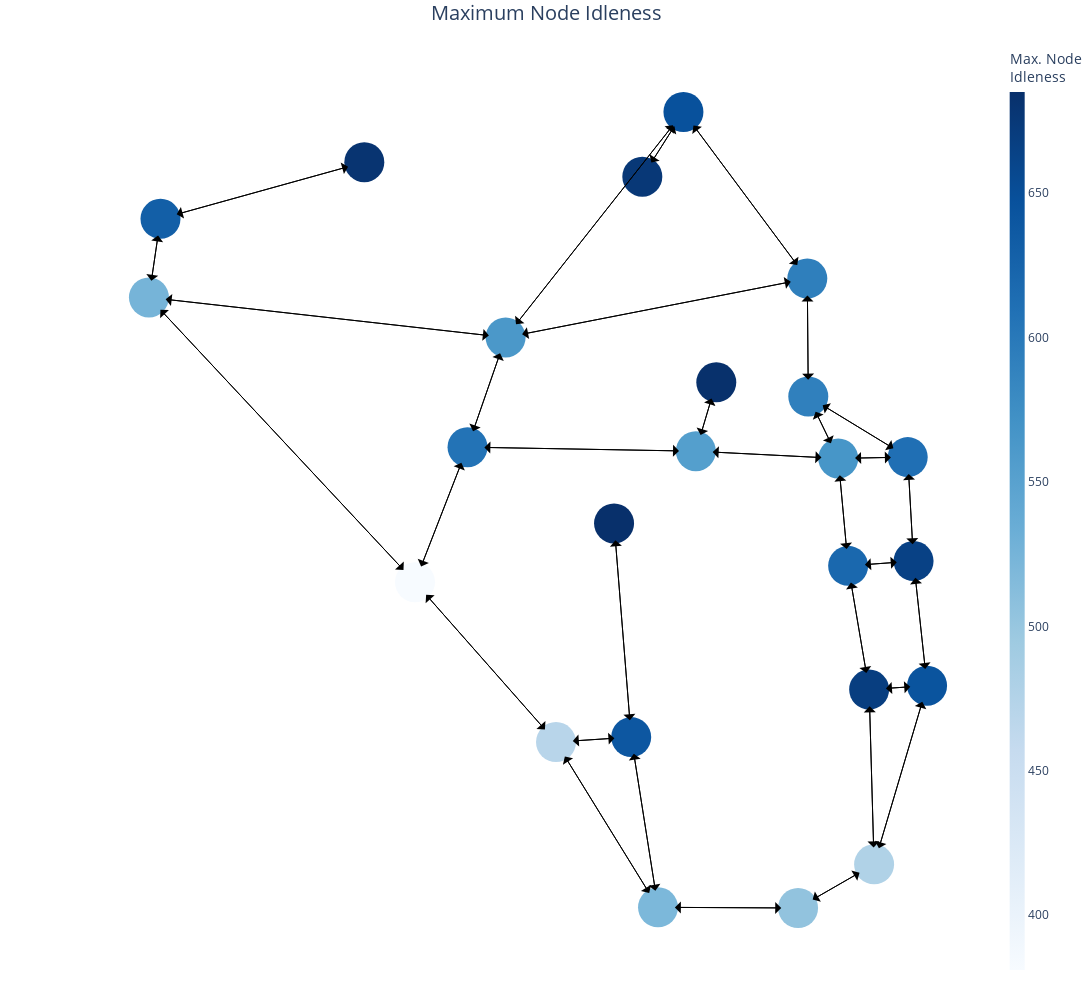

The notebook cell this image was saved under:
### Code cell
#color map of maximum idleness
max_trace = go.Scatter(
    x=node_x, y=node_y,
    mode='markers',
    hoverinfo='text',
    marker=dict(
        showscale=True,
        # colorscale options
        #'Greys' | 'YlGnBu' | 'Greens' | 'YlOrRd' | 'Bluered' | 'RdBu' |
        #'Reds' | 'Blues' | 'Picnic' | 'Rainbow' | 'Portland' | 'Jet' |
        #'Hot' | 'Blackbody' | 'Earth' | 'Electric' | 'Viridis' |
        colorscale='Blues',
        reversescale=False,
        color=max_idle,
        size=2 * d,
        # cmin = 0.,
        # cmax = 300.,
        # opacity = 0.5,
        # showscale = False,
        colorbar=dict(
            thickness=15,
            title='Max. Node<br>Idleness',
            xanchor='right',
            titleside='top'
        ),
        line_width=0))

fig = go.Figure(data=[max_trace],
            layout=go.Layout(
            # title='Graph \'{}\''.format(config['graph']),
            # titlefont_size=16,
            showlegend=False,
            hovermode='closest',
            margin=dict(b=20,l=5,r=0,t=40),
            xaxis=dict(showgrid=False, zeroline=False, showticklabels=False),
            yaxis=dict(showgrid=False, zeroline=False, showticklabels=False), 
            width=1200,
            height=1000)
            )

# fig.add_trace(go.Heatmap(x = node_x, y = node_y, z = node_z))
for i in range(0, len(edge_x), 3):
    # print (edge_x[i])
    x0 = edge_x[i + 1]  # arrows' head
    y0 = edge_y[i + 1]  # arrows' head
    x1 = edge_x[i]  # arrows' tail
    y1 = edge_y[i]  # arrows' tail
    # print (x0, y0, x1, y1)

    vert = True
    if x0 != x1:
        m = (y1 - y0)/(x1 - x0)
        c = y0 - m * x0
        vert = False
    
    if vert:
        yt = y0 + d * np.sign(y1 - y0)
        yh = y1 - d * np.sign(y1 - y0)
        xt = x0
        xh = x1
    else:
        if y1 == y0:
            xt = x0 + d * np.sign(x1 - x0)
            xh = x1 - d * np.sign(x1 - x0)
            yt = y0
            yh = y1
        else:
            xt = x0 + math.sqrt(d ** 2 / (m ** 2 + 1)) * np.sign(x1 - x0)
            xh = x1 - math.sqrt(d ** 2 / (m ** 2 + 1)) * np.sign(x1 - x0)
            yt = m * xt + c
            yh = m * xh + c
    

    fig.add_annotation(
        x=xh,  # arrows' head
        y=yh,  # arrows' head
        ax=xt,  # arrows' tail
        ay=yt,  # arrows' tail
        xref='x',
        yref='y',
        axref='x',
        ayref='y',
        text='',  # if you want only the arrow
        showarrow=True,
        arrowhead=1,
        arrowsize=2,
        arrowwidth=1,
        arrowcolor='black'
        )
fig.update_yaxes(
    scaleanchor = "x",
    scaleratio = 1,
)
fig.update_layout(title_text='Maximum Node Idleness', title_x=0.5, titlefont_size = 20, plot_bgcolor = 'rgba(0, 0, 0, 0)')

fig.show()

### Figure 1 — Plotly figure (JSON) as saved in the notebook; plotly's stock layout.template omitted (floating-point values rounded to 4 significant figures)
{"data": [{"hoverinfo": "text", "marker": {"color": [478, 525, 669, 620, 676, 647, 685, 470, 640, 554, 607, 684, 630, 520, 504, 644, 566, 592, 611, 593, 665, 381, 680, 563], "colorbar": {"thickness": 15, "title": {"side": "top", "text": "Max. Node<br>Idleness"}, "xanchor": "right"}, "colorscale": [[0, "rgb(247,251,255)"], [0.125, "rgb(222,235,247)"], [0.25, "rgb(198,219,239)"], [0.375, "rgb(158,202,225)"], [0.5, "rgb(107,174,214)"], [0.625, "rgb(66,146,198)"], [0.75, "rgb(33,113,181)"], [0.875, "rgb(8,81,156)"], [1, "rgb(8,48,107)"]], "line": {"width": 0}, "reversescale": false, "showscale": true, "size": 40}, "mode": "markers", "type": "scatter", "x": [911.8, 50.46, 905.9, 881.0, 636.5, 685.3, 602.9, 534.0, 623.3, 700.1, 428.9, 724.3, 64.18, 655.1, 821.5, 974.7, 869.2, 833.6, 951.7, 832.4, 958.6, 366.5, 306.3, 474.1], "y": [51.93, 725.2, 259.5, 406.4, 868.6, 945.5, 456.7, 197.1, 203.0, 542.6, 547.4, 624.4, 818.6, 0.81, 0, 264.0, 534.0, 607.5, 535.5, 747.6, 412.1, 387.0, 885.8, 677.7]}], "layout": {"annotations": [{"arrowcolor": "black", "arrowhead": 1, "arrowsize": 2, "arrowwidth": 1, "ax": 838.8, "axref": "x", "ay": 9.969, "ayref": "y", "showarrow": true, "text": "", "x": 894.5, "xref": "x", "y": 41.96, "yref": "y"}, {"arrowcolor": "black", "arrowhead": 1, "arrowsize": 2, "arrowwidth": 1, "ax": 969.0, "axref": "x", "ay": 244.9, "ayref": "y", "showarrow": true, "text": "", "x": 917.5, "xref": "x", "y": 71.1, "yref": "y"}, {"arrowcolor": "black", "arrowhead": 1, "arrowsize": 2, "arrowwidth": 1, "ax": 906.5, "axref": "x", "ay": 239.5, "ayref": "y", "showarrow": true, "text": "", "x": 911.2, "xref": "x", "y": 71.92, "yref": "y"}, {"arrowcolor": "black", "arrowhead": 1, "arrowsize": 2, "arrowwidth": 1, "ax": 454.2, "axref": "x", "ay": 679.9, "ayref": "y", "showarrow": true, "text": "", "x": 70.34, "xref": "x", "y": 723.0, "yref": "y"}, {"arrowcolor": "black", "arrowhead": 1, "arrowsize": 2, "arrowwidth": 1, "ax": 352.8, "axref": "x", "ay": 401.6, "ayref": "y", "showarrow": true, "text": "", "x": 64.11, "xref": "x", "y": 710.6, "yref": "y"}, {"arrowcolor": "black", "arrowhead": 1, "arrowsize": 2, "arrowwidth": 1, "ax": 61.27, "axref": "x", "ay": 798.8, "ayref": "y", "showarrow": true, "text": "", "x": 53.37, "xref": "x", "y": 745.0, "yref": "y"}, {"arrowcolor": "black", "arrowhead": 1, "arrowsize": 2, "arrowwidth": 1, "ax": 954.7, "axref": "x", "ay": 262.7, "ayref": "y", "showarrow": true, "text": "", "x": 925.8, "xref": "x", "y": 260.8, "yref": "y"}, {"arrowcolor": "black", "arrowhead": 1, "arrowsize": 2, "arrowwidth": 1, "ax": 884.3, "axref": "x", "ay": 386.7, "ayref": "y", "showarrow": true, "text": "", "x": 902.5, "xref": "x", "y": 279.2, "yref": "y"}, {"arrowcolor": "black", "arrowhead": 1, "arrowsize": 2, "arrowwidth": 1, "ax": 911.2, "axref": "x", "ay": 71.92, "ayref": "y", "showarrow": true, "text": "", "x": 906.5, "xref": "x", "y": 239.5, "yref": "y"}, {"arrowcolor": "black", "arrowhead": 1, "arrowsize": 2, "arrowwidth": 1, "ax": 902.5, "axref": "x", "ay": 279.2, "ayref": "y", "showarrow": true, "text": "", "x": 884.3, "xref": "x", "y": 386.7, "yref": "y"}, {"arrowcolor": "black", "arrowhead": 1, "arrowsize": 2, "arrowwidth": 1, "ax": 938.7, "axref": "x", "ay": 410.6, "ayref": "y", "showarrow": true, "text": "", "x": 900.9, "xref": "x", "y": 407.8, "yref": "y"}, {"arrowcolor": "black", "arrowhead": 1, "arrowsize": 2, "arrowwidth": 1, "ax": 871.0, "axref": "x", "ay": 514.1, "ayref": "y", "showarrow": true, "text": "", "x": 879.1, "xref": "x", "y": 426.3, "yref": "y"}, {"arrowcolor": "black", "arrowhead": 1, "arrowsize": 2, "arrowwidth": 1, "ax": 674.6, "axref": "x", "ay": 928.6, "ayref": "y", "showarrow": true, "text": "", "x": 647.2, "xref": "x", "y": 885.5, "yref": "y"}, {"arrowcolor": "black", "arrowhead": 1, "arrowsize": 2, "arrowwidth": 1, "ax": 486.5, "axref": "x", "ay": 693.4, "ayref": "y", "showarrow": true, "text": "", "x": 672.9, "xref": "x", "y": 929.7, "yref": "y"}, {"arrowcolor": "black", "arrowhead": 1, "arrowsize": 2, "arrowwidth": 1, "ax": 647.2, "axref": "x", "ay": 885.5, "ayref": "y", "showarrow": true, "text": "", "x": 674.6, "xref": "x", "y": 928.6, "yref": "y"}, {"arrowcolor": "black", "arrowhead": 1, "arrowsize": 2, "arrowwidth": 1, "ax": 820.5, "axref": "x", "ay": 763.6, "ayref": "y", "showarrow": true, "text": "", "x": 697.3, "xref": "x", "y": 929.4, "yref": "y"}, {"arrowcolor": "black", "arrowhead": 1, "arrowsize": 2, "arrowwidth": 1, "ax": 621.7, "axref": "x", "ay": 222.9, "ayref": "y", "showarrow": true, "text": "", "x": 604.5, "xref": "x", "y": 436.8, "yref": "y"}, {"arrowcolor": "black", "arrowhead": 1, "arrowsize": 2, "arrowwidth": 1, "ax": 644.6, "axref": "x", "ay": 17.83, "ayref": "y", "showarrow": true, "text": "", "x": 544.5, "xref": "x", "y": 180.1, "yref": "y"}, {"arrowcolor": "black", "arrowhead": 1, "arrowsize": 2, "arrowwidth": 1, "ax": 603.3, "axref": "x", "ay": 201.7, "ayref": "y", "showarrow": true, "text": "", "x": 553.9, "xref": "x", "y": 198.4, "yref": "y"}, {"arrowcolor": "black", "arrowhead": 1, "arrowsize": 2, "arrowwidth": 1, "ax": 379.7, "axref": "x", "ay": 372.0, "ayref": "y", "showarrow": true, "text": "", "x": 520.7, "xref": "x", "y": 212.1, "yref": "y"}, {"arrowcolor": "black", "arrowhead": 1, "arrowsize": 2, "arrowwidth": 1, "ax": 553.9, "axref": "x", "ay": 198.4, "ayref": "y", "showarrow": true, "text": "", "x": 603.3, "xref": "x", "y": 201.7, "yref": "y"}, {"arrowcolor": "black", "arrowhead": 1, "arrowsize": 2, "arrowwidth": 1, "ax": 652.0, "axref": "x", "ay": 20.57, "ayref": "y", "showarrow": true, "text": "", "x": 626.4, "xref": "x", "y": 183.2, "yref": "y"}, {"arrowcolor": "black", "arrowhead": 1, "arrowsize": 2, "arrowwidth": 1, "ax": 604.5, "axref": "x", "ay": 436.8, "ayref": "y", "showarrow": true, "text": "", "x": 621.7, "xref": "x", "y": 222.9, "yref": "y"}, {"arrowcolor": "black", "arrowhead": 1, "arrowsize": 2, "arrowwidth": 1, "ax": 718.7, "axref": "x", "ay": 605.3, "ayref": "y", "showarrow": true, "text": "", "x": 705.7, "xref": "x", "y": 561.7, "yref": "y"}, {"arrowcolor": "black", "arrowhead": 1, "arrowsize": 2, "arrowwidth": 1, "ax": 448.9, "axref": "x", "ay": 547.0, "ayref": "y", "showarrow": true, "text": "", "x": 680.1, "xref": "x", "y": 542.9, "yref": "y"}, {"arrowcolor": "black", "arrowhead": 1, "arrowsize": 2, "arrowwidth": 1, "ax": 849.2, "axref": "x", "ay": 535.0, "ayref": "y", "showarrow": true, "text": "", "x": 720.0, "xref": "x", "y": 541.6, "yref": "y"}, {"arrowcolor": "black", "arrowhead": 1, "arrowsize": 2, "arrowwidth": 1, "ax": 373.7, "axref": "x", "ay": 405.6, "ayref": "y", "showarrow": true, "text": "", "x": 421.6, "xref": "x", "y": 528.7, "yref": "y"}, {"arrowcolor": "black", "arrowhead": 1, "arrowsize": 2, "arrowwidth": 1, "ax": 467.5, "axref": "x", "ay": 658.8, "ayref": "y", "showarrow": true, "text": "", "x": 435.4, "xref": "x", "y": 566.3, "yref": "y"}, {"arrowcolor": "black", "arrowhead": 1, "arrowsize": 2, "arrowwidth": 1, "ax": 680.1, "axref": "x", "ay": 542.9, "ayref": "y", "showarrow": true, "text": "", "x": 448.9, "xref": "x", "y": 547.0, "yref": "y"}, {"arrowcolor": "black", "arrowhead": 1, "arrowsize": 2, "arrowwidth": 1, "ax": 705.7, "axref": "x", "ay": 561.7, "ayref": "y", "showarrow": true, "text": "", "x": 718.7, "xref": "x", "y": 605.3, "yref": "y"}, {"arrowcolor": "black", "arrowhead": 1, "arrowsize": 2, "arrowwidth": 1, "ax": 53.37, "axref": "x", "ay": 745.0, "ayref": "y", "showarrow": true, "text": "", "x": 61.27, "xref": "x", "y": 798.8, "yref": "y"}, {"arrowcolor": "black", "arrowhead": 1, "arrowsize": 2, "arrowwidth": 1, "ax": 287.0, "axref": "x", "ay": 880.4, "ayref": "y", "showarrow": true, "text": "", "x": 83.45, "xref": "x", "y": 823.9, "yref": "y"}, {"arrowcolor": "black", "arrowhead": 1, "arrowsize": 2, "arrowwidth": 1, "ax": 801.5, "axref": "x", "ay": 0.09739, "ayref": "y", "showarrow": true, "text": "", "x": 675.1, "xref": "x", "y": 0.7126, "yref": "y"}, {"arrowcolor": "black", "arrowhead": 1, "arrowsize": 2, "arrowwidth": 1, "ax": 544.5, "axref": "x", "ay": 180.1, "ayref": "y", "showarrow": true, "text": "", "x": 644.6, "xref": "x", "y": 17.83, "yref": "y"}, {"arrowcolor": "black", "arrowhead": 1, "arrowsize": 2, "arrowwidth": 1, "ax": 626.4, "axref": "x", "ay": 183.2, "ayref": "y", "showarrow": true, "text": "", "x": 652.0, "xref": "x", "y": 20.57, "yref": "y"}, {"arrowcolor": "black", "arrowhead": 1, "arrowsize": 2, "arrowwidth": 1, "ax": 675.1, "axref": "x", "ay": 0.7126, "ayref": "y", "showarrow": true, "text": "", "x": 801.5, "xref": "x", "y": 0.09739, "yref": "y"}, {"arrowcolor": "black", "arrowhead": 1, "arrowsize": 2, "arrowwidth": 1, "ax": 894.5, "axref": "x", "ay": 41.96, "ayref": "y", "showarrow": true, "text": "", "x": 838.8, "xref": "x", "y": 9.969, "yref": "y"}, {"arrowcolor": "black", "arrowhead": 1, "arrowsize": 2, "arrowwidth": 1, "ax": 925.8, "axref": "x", "ay": 260.8, "ayref": "y", "showarrow": true, "text": "", "x": 954.7, "xref": "x", "y": 262.7, "yref": "y"}, {"arrowcolor": "black", "arrowhead": 1, "arrowsize": 2, "arrowwidth": 1, "ax": 917.5, "axref": "x", "ay": 71.1, "ayref": "y", "showarrow": true, "text": "", "x": 969.0, "xref": "x", "y": 244.9, "yref": "y"}, {"arrowcolor": "black", "arrowhead": 1, "arrowsize": 2, "arrowwidth": 1, "ax": 960.8, "axref": "x", "ay": 392.2, "ayref": "y", "showarrow": true, "text": "", "x": 972.5, "xref": "x", "y": 283.9, "yref": "y"}, {"arrowcolor": "black", "arrowhead": 1, "arrowsize": 2, "arrowwidth": 1, "ax": 879.1, "axref": "x", "ay": 426.3, "ayref": "y", "showarrow": true, "text": "", "x": 871.0, "xref": "x", "y": 514.1, "yref": "y"}, {"arrowcolor": "black", "arrowhead": 1, "arrowsize": 2, "arrowwidth": 1, "ax": 720.0, "axref": "x", "ay": 541.6, "ayref": "y", "showarrow": true, "text": "", "x": 849.2, "xref": "x", "y": 535.0, "yref": "y"}, {"arrowcolor": "black", "arrowhead": 1, "arrowsize": 2, "arrowwidth": 1, "ax": 842.3, "axref": "x", "ay": 589.5, "ayref": "y", "showarrow": true, "text": "", "x": 860.5, "xref": "x", "y": 552.0, "yref": "y"}, {"arrowcolor": "black", "arrowhead": 1, "arrowsize": 2, "arrowwidth": 1, "ax": 931.7, "axref": "x", "ay": 535.2, "ayref": "y", "showarrow": true, "text": "", "x": 889.2, "xref": "x", "y": 534.4, "yref": "y"}, {"arrowcolor": "black", "arrowhead": 1, "arrowsize": 2, "arrowwidth": 1, "ax": 832.6, "axref": "x", "ay": 727.6, "ayref": "y", "showarrow": true, "text": "", "x": 833.4, "xref": "x", "y": 627.5, "yref": "y"}, {"arrowcolor": "black", "arrowhead": 1, "arrowsize": 2, "arrowwidth": 1, "ax": 934.6, "axref": "x", "ay": 546.0, "ayref": "y", "showarrow": true, "text": "", "x": 850.7, "xref": "x", "y": 597.1, "yref": "y"}, {"arrowcolor": "black", "arrowhead": 1, "arrowsize": 2, "arrowwidth": 1, "ax": 860.5, "axref": "x", "ay": 552.0, "ayref": "y", "showarrow": true, "text": "", "x": 842.3, "xref": "x", "y": 589.5, "yref": "y"}, {"arrowcolor": "black", "arrowhead": 1, "arrowsize": 2, "arrowwidth": 1, "ax": 889.2, "axref": "x", "ay": 534.4, "ayref": "y", "showarrow": true, "text": "", "x": 931.7, "xref": "x", "y": 535.2, "yref": "y"}, {"arrowcolor": "black", "arrowhead": 1, "arrowsize": 2, "arrowwidth": 1, "ax": 957.5, "axref": "x", "ay": 432.0, "ayref": "y", "showarrow": true, "text": "", "x": 952.8, "xref": "x", "y": 515.6, "yref": "y"}, {"arrowcolor": "black", "arrowhead": 1, "arrowsize": 2, "arrowwidth": 1, "ax": 850.7, "axref": "x", "ay": 597.1, "ayref": "y", "showarrow": true, "text": "", "x": 934.6, "xref": "x", "y": 546.0, "yref": "y"}, {"arrowcolor": "black", "arrowhead": 1, "arrowsize": 2, "arrowwidth": 1, "ax": 697.3, "axref": "x", "ay": 929.4, "ayref": "y", "showarrow": true, "text": "", "x": 820.5, "xref": "x", "y": 763.6, "yref": "y"}, {"arrowcolor": "black", "arrowhead": 1, "arrowsize": 2, "arrowwidth": 1, "ax": 833.4, "axref": "x", "ay": 627.5, "ayref": "y", "showarrow": true, "text": "", "x": 832.6, "xref": "x", "y": 727.6, "yref": "y"}, {"arrowcolor": "black", "arrowhead": 1, "arrowsize": 2, "arrowwidth": 1, "ax": 493.7, "axref": "x", "ay": 681.5, "ayref": "y", "showarrow": true, "text": "", "x": 812.8, "xref": "x", "y": 743.7, "yref": "y"}, {"arrowcolor": "black", "arrowhead": 1, "arrowsize": 2, "arrowwidth": 1, "ax": 900.9, "axref": "x", "ay": 407.8, "ayref": "y", "showarrow": true, "text": "", "x": 938.7, "xref": "x", "y": 410.6, "yref": "y"}, {"arrowcolor": "black", "arrowhead": 1, "arrowsize": 2, "arrowwidth": 1, "ax": 972.5, "axref": "x", "ay": 283.9, "ayref": "y", "showarrow": true, "text": "", "x": 960.8, "xref": "x", "y": 392.2, "yref": "y"}, {"arrowcolor": "black", "arrowhead": 1, "arrowsize": 2, "arrowwidth": 1, "ax": 952.8, "axref": "x", "ay": 515.6, "ayref": "y", "showarrow": true, "text": "", "x": 957.5, "xref": "x", "y": 432.0, "yref": "y"}, {"arrowcolor": "black", "arrowhead": 1, "arrowsize": 2, "arrowwidth": 1, "ax": 520.7, "axref": "x", "ay": 212.1, "ayref": "y", "showarrow": true, "text": "", "x": 379.7, "xref": "x", "y": 372.0, "yref": "y"}, {"arrowcolor": "black", "arrowhead": 1, "arrowsize": 2, "arrowwidth": 1, "ax": 64.11, "axref": "x", "ay": 710.6, "ayref": "y", "showarrow": true, "text": "", "x": 352.8, "xref": "x", "y": 401.6, "yref": "y"}, {"arrowcolor": "black", "arrowhead": 1, "arrowsize": 2, "arrowwidth": 1, "ax": 421.6, "axref": "x", "ay": 528.7, "ayref": "y", "showarrow": true, "text": "", "x": 373.7, "xref": "x", "y": 405.6, "yref": "y"}, {"arrowcolor": "black", "arrowhead": 1, "arrowsize": 2, "arrowwidth": 1, "ax": 83.45, "axref": "x", "ay": 823.9, "ayref": "y", "showarrow": true, "text": "", "x": 287.0, "xref": "x", "y": 880.4, "yref": "y"}, {"arrowcolor": "black", "arrowhead": 1, "arrowsize": 2, "arrowwidth": 1, "ax": 70.34, "axref": "x", "ay": 723.0, "ayref": "y", "showarrow": true, "text": "", "x": 454.2, "xref": "x", "y": 679.9, "yref": "y"}, {"arrowcolor": "black", "arrowhead": 1, "arrowsize": 2, "arrowwidth": 1, "ax": 435.4, "axref": "x", "ay": 566.3, "ayref": "y", "showarrow": true, "text": "", "x": 467.5, "xref": "x", "y": 658.8, "yref": "y"}, {"arrowcolor": "black", "arrowhead": 1, "arrowsize": 2, "arrowwidth": 1, "ax": 812.8, "axref": "x", "ay": 743.7, "ayref": "y", "showarrow": true, "text": "", "x": 493.7, "xref": "x", "y": 681.5, "yref": "y"}, {"arrowcolor": "black", "arrowhead": 1, "arrowsize": 2, "arrowwidth": 1, "ax": 672.9, "axref": "x", "ay": 929.7, "ayref": "y", "showarrow": true, "text": "", "x": 486.5, "xref": "x", "y": 693.4, "yref": "y"}], "height": 1000, "hovermode": "closest", "margin": {"b": 20, "l": 5, "r": 0, "t": 40}, "plot_bgcolor": "rgba(0, 0, 0, 0)", "showlegend": false, "title": {"font": {"size": 20}, "text": "Maximum Node Idleness", "x": 0.5}, "width": 1200, "xaxis": {"showgrid": false, "showticklabels": false, "zeroline": false}, "yaxis": {"scaleanchor": "x", "scaleratio": 1, "showgrid": false, "showticklabels": false, "zeroline": false}}}
